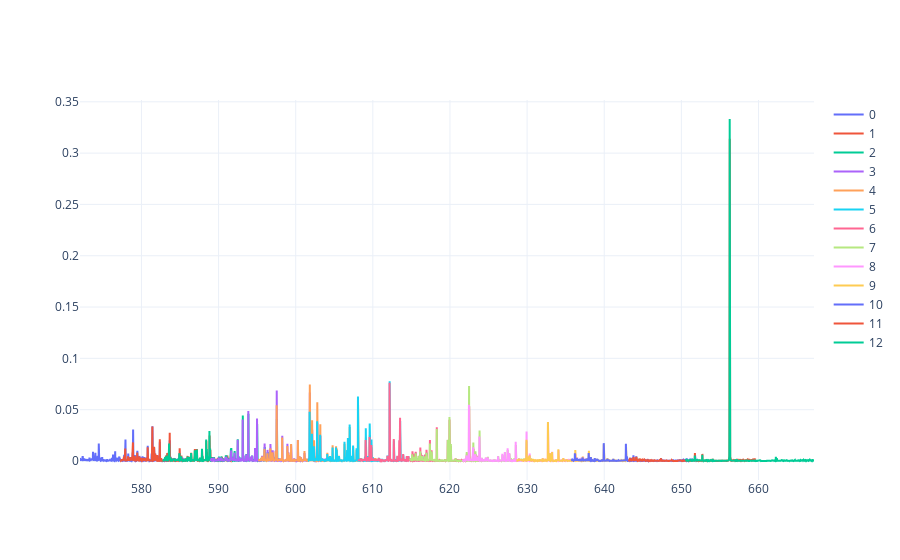

Here is the notebook cell this chart was saved with:
### Code cell
x = np.arange(cb.DIMW)
#orders = [0,1,2,3,4,5,6,7,8,9]
orders = range(h2.order_spectra.shape[1])
pg_data = []
for nord in orders:
    f = wfits[nord]    
    pg_data.append(
        go.Scatter(
            x=f(x),
            y=(h2.order_spectra[0,nord]-subtract[nord])/sphr.order_spectra[0,nord],
            name = nord,
        )
    )

#pg_data = [go.Scatter(x=x,y=y,name = nord)]
fig = go.Figure(data=pg_data)
fig.update_layout(template='plotly_white')
fig.show()

### Figure 1 — Plotly figure (JSON) as saved in the notebook; plotly's stock layout.template omitted (floating-point values rounded to 4 significant figures; data arrays with more than 128 entries replaced by an {"elided": "..."} marker saying what was removed)
{"data": [{"name": "0", "type": "scatter", "x": {"elided": "2304 float values"}, "y": {"elided": "2304 float values"}}, {"name": "1", "type": "scatter", "x": {"elided": "2304 float values"}, "y": {"elided": "2304 float values"}}, {"name": "2", "type": "scatter", "x": {"elided": "2304 float values"}, "y": {"elided": "2304 float values"}}, {"name": "3", "type": "scatter", "x": {"elided": "2304 float values"}, "y": {"elided": "2304 float values"}}, {"name": "4", "type": "scatter", "x": {"elided": "2304 float values"}, "y": {"elided": "2304 float values"}}, {"name": "5", "type": "scatter", "x": {"elided": "2304 float values"}, "y": {"elided": "2304 float values"}}, {"name": "6", "type": "scatter", "x": {"elided": "2304 float values"}, "y": {"elided": "2304 float values"}}, {"name": "7", "type": "scatter", "x": {"elided": "2304 float values"}, "y": {"elided": "2304 float values"}}, {"name": "8", "type": "scatter", "x": {"elided": "2304 float values"}, "y": {"elided": "2304 float values"}}, {"name": "9", "type": "scatter", "x": {"elided": "2304 float values"}, "y": {"elided": "2304 float values"}}, {"name": "10", "type": "scatter", "x": {"elided": "2304 float values"}, "y": {"elided": "2304 float values"}}, {"name": "11", "type": "scatter", "x": {"elided": "2304 float values"}, "y": {"elided": "2304 float values"}}, {"name": "12", "type": "scatter", "x": {"elided": "2304 float values"}, "y": {"elided": "2304 float values"}}], "layout": {}}
